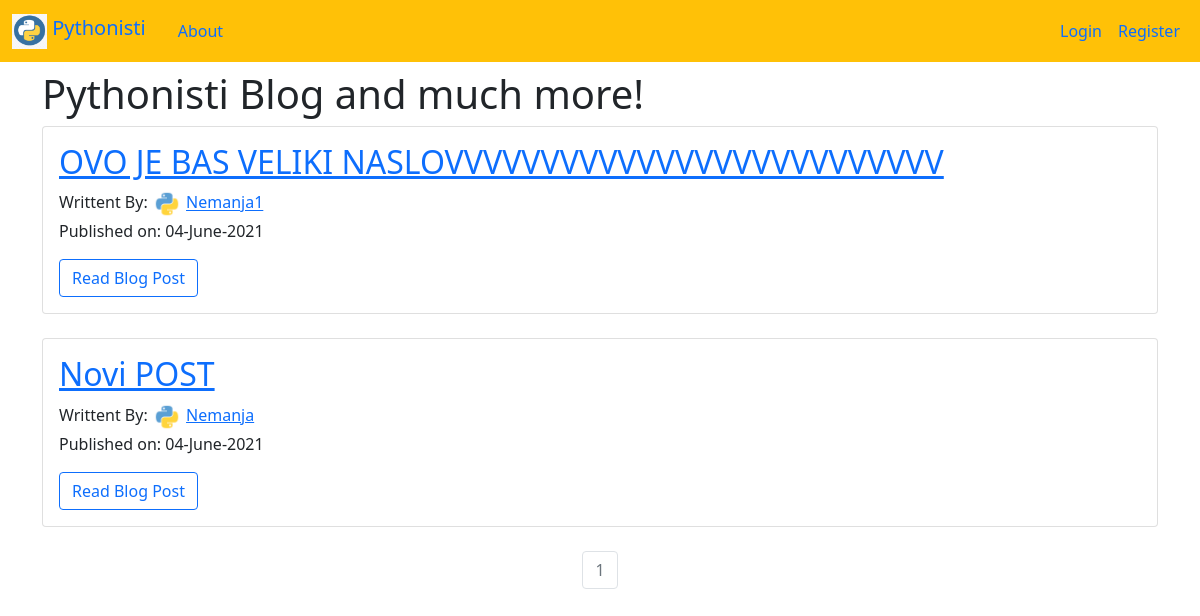
Before: / with the older database file.
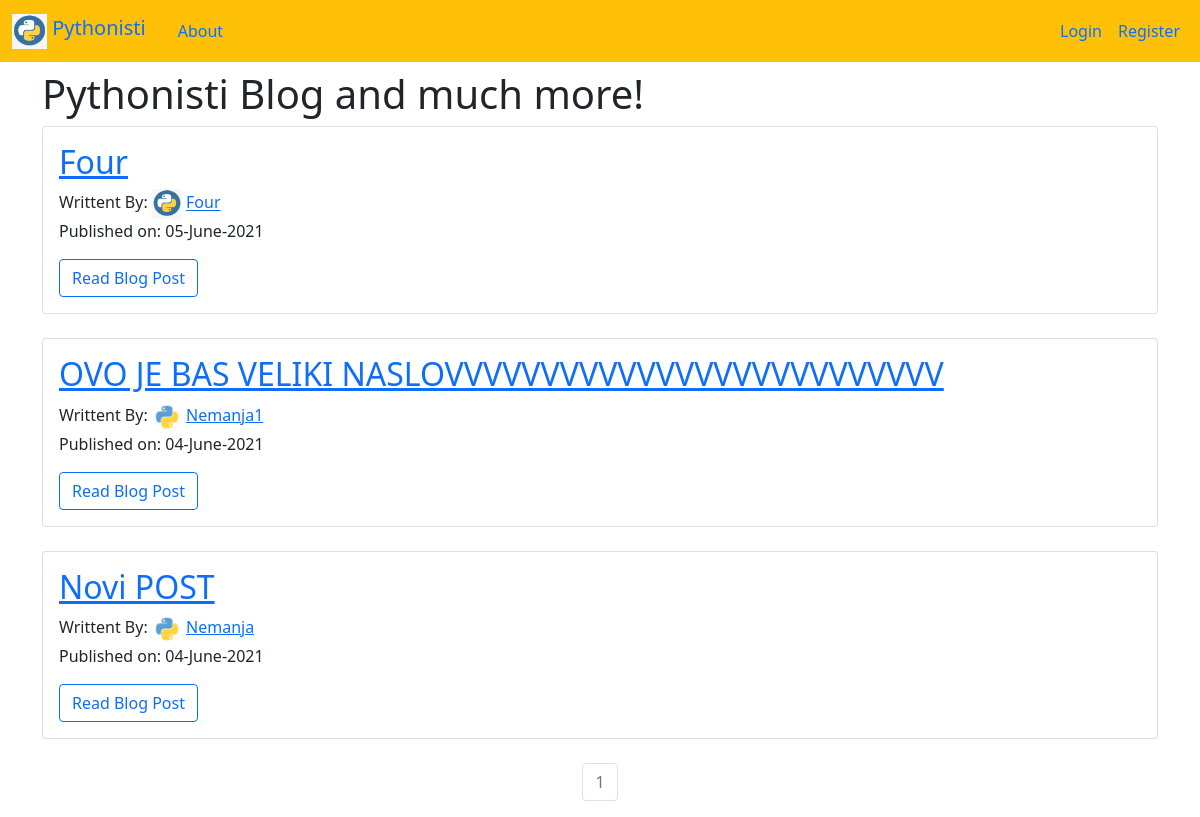
After: the same page with the newer database file.
### myproject/models.py (models this page shows, shortened)
class Blog(db.Model):
    __tablename__ = 'blogs'
    id = db.Column(db.Integer, primary_key=True)
    date = db.Column(db.DateTime, nullable=False, default=datetime.utcnow, index=True)
    title = db.Column(db.String(125), nullable=False, index=True)
    text = db.Column(db.Text, nullable=False, index=True)
    comments = db.relationship('Comment', backref='blog', lazy=True, cascade="all, delete-orphan")
    users = db.relationship(User)
    user_id = db.Column(db.Integer, db.ForeignKey('users.id'), nullable=False)

class User(db.Model, UserMixin):
    __tablename__ = 'users'
    id = db.Column(db.Integer, primary_key=True)
    profile_image = db.Column(db.String(255), nullable=False, default='default_profile.png')
    email = db.Column(db.String(64), unique=True, index=True)
    username = db.Column(db.String(64), unique=True, index=True, nullable=False)
    password_hash = db.Column(db.String(255), nullable=False, index=True)
    posts = db.relationship('Blog', backref='author', lazy=True, cascade="all, delete-orphan")
    comments = db.relationship('Comment', backref='comment_author', lazy=True, cascade="all, delete-orphan")
    send_messages = db.relationship(
        'Message',
        backref='sender',
        foreign_keys='Message.sender_id',
        lazy=True,
        cascade="save-update")
    receive_messages = db.relationship(
        'Message',
        backref='receiver',
        foreign_keys='Message.receiver_id',
        lazy=True,
        cascade="save-update")

### myproject/core/views.py (the view)
@cores_blueprint.route('/')
def index():
    page = request.args.get('page', 1, type=int)
    blog_posts = Blog.query.order_by(Blog.date.desc()).paginate(page=page, per_page=10)
    return render_template('index.html', blog_posts=blog_posts)

### myproject/templates/index.html
{% extends 'base.html' %}
{% block content %}
  <div class="jumbotron">
    <h1>Pythonisti Blog and much more!</h1>
  </div>
  {% for post in blog_posts.items %}
    <div class="card">
      <div class="card-body">
        <h2>
          <a class="card-title" href="{{ url_for('blogs.blog_post', blog_post_id=post.id) }}">{{ post.title }}</a>
        </h2>
        Writtent By:
           <img src="{{ url_for('static', filename='profile_pics/'+post.author.profile_image) }}" height="30" width="30" alt="Profile Picture">
            <a href="{{ url_for('users.user_posts', username=post.author.username) }}">
                {{ post.author.username|capitalize }}
            </a>
        <p>Published on: {{ post.date.strftime("%d-%B-%Y") }}</p>
        <a href="{{ url_for('blogs.blog_post', blog_post_id=post.id) }}" class="btn btn-outline-primary">
          Read Blog Post
        </a>
      </div>
    </div>
    <br>
  {% endfor %}
  <nav aria-label="Page Navigation example">
     <ul class="pagination justify-content-center">
       {% for page_num in blog_posts.iter_pages(left_edge=1, right_edge=1, left_current=1, right_current=2) %}
        {% if blog_posts.page == page_num %}
        <li class="page-item disabled">
          <a href="{{ url_for('core.index', page=page_num) }}" class="page-link">{{ page_num }}</a>
        </li>
        {% else %}
        <li class="page-item">
          <a href="{{ url_for('core.index', page=page_num) }}" class="page-link">{{ page_num }}</a>
        </li>
        {% endif %}
       {% endfor %}
    </ul>
  </nav>
{% endblock %}

Changed rows visible on the page:
added Blog: title "Four", profile_image (picture), author.username "Four", date "05-June-2021"
